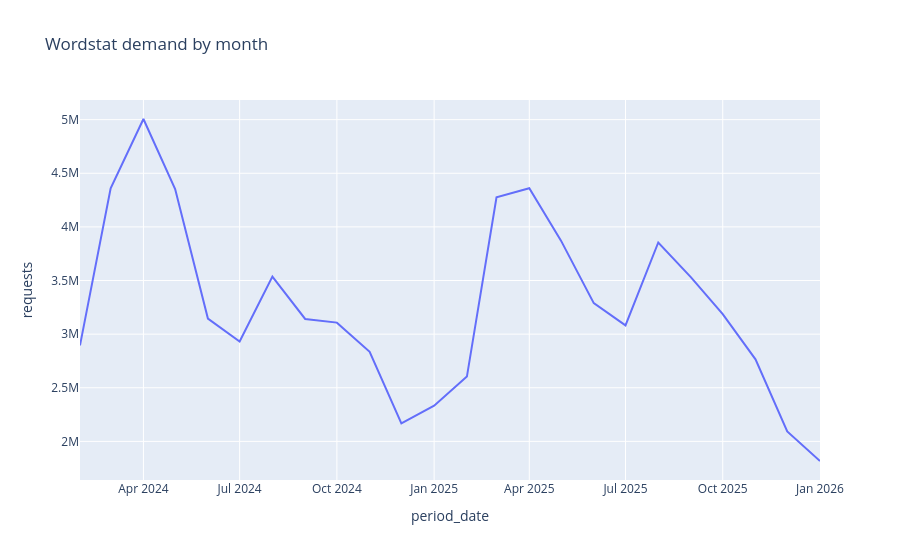
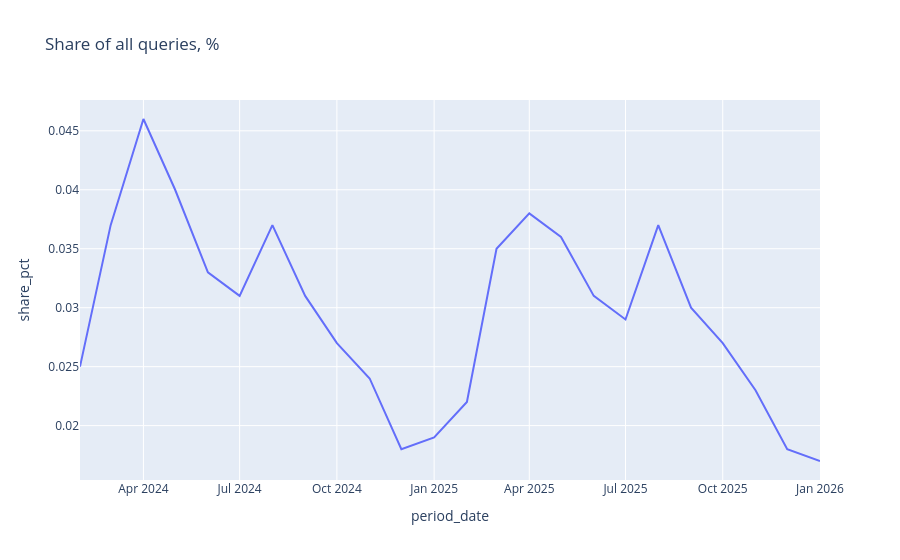

Notebook code cell kept with these figures, in order:
### Markdown cell above
## Load into ClickHouse using Bash

1.   clickhouse client --query "INSERT INTO wordstat.dynamic_raw (period_date, requests, share_pct, dataset_meta) FORMAT TSV" < "/Users/macbook/Desktop/pythonProject/dynamic_clean.tsv"
2.   clickhouse client --query "SELECT count() FROM wordstat.dynamic_raw"

### Code cell
import pandas as pd
import plotly.express as px
import subprocess
import io
import shutil

CH = shutil.which("clickhouse")
print("clickhouse bin:", CH)

# 1) monthly dynamic
q1 = "SELECT period_date, requests, share_pct FROM wordstat.dynamic_raw ORDER BY period_date FORMAT CSVWithNames"
res1 = subprocess.check_output([CH, "client", "--query", q1], text=True)
df_dyn = pd.read_csv(io.StringIO(res1))

fig1 = px.line(df_dyn, x="period_date", y="requests", title="Wordstat demand by month")
fig1.show()

fig2 = px.line(df_dyn, x="period_date", y="share_pct", title="Share of all queries, %")
fig2.show()

### Figure 1 — Plotly figure (JSON) as saved in the notebook; plotly's stock layout.template omitted (floating-point values rounded to 4 significant figures)
{"data": [{"hovertemplate": "period_date=%{x}<br>requests=%{y}<extra></extra>", "legendgroup": "", "line": {"color": "#636efa", "dash": "solid"}, "marker": {"symbol": "circle"}, "mode": "lines", "name": "", "orientation": "v", "showlegend": false, "type": "scatter", "x": ["2024-02-01", "2024-03-01", "2024-04-01", "2024-05-01", "2024-06-01", "2024-07-01", "2024-08-01", "2024-09-01", "2024-10-01", "2024-11-01", "2024-12-01", "2025-01-01", "2025-02-01", "2025-03-01", "2025-04-01", "2025-05-01", "2025-06-01", "2025-07-01", "2025-08-01", "2025-09-01", "2025-10-01", "2025-11-01", "2025-12-01", "2026-01-01"], "xaxis": "x", "y": [2895024, 4359585, 5006077, 4352701, 3144885, 2930855, 3536289, 3141411, 3107429, 2834878, 2168696, 2333303, 2604442, 4275043, 4360246, 3871945, 3288706, 3081832, 3854593, 3529920, 3187543, 2764946, 2092769, 1817255], "yaxis": "y"}], "layout": {"legend": {"tracegroupgap": 0}, "title": {"text": "Wordstat demand by month"}, "xaxis": {"anchor": "y", "domain": [0, 1], "title": {"text": "period_date"}}, "yaxis": {"anchor": "x", "domain": [0, 1], "title": {"text": "requests"}}}}

### Figure 2 — Plotly figure (JSON) as saved in the notebook; plotly's stock layout.template omitted (floating-point values rounded to 4 significant figures)
{"data": [{"hovertemplate": "period_date=%{x}<br>share_pct=%{y}<extra></extra>", "legendgroup": "", "line": {"color": "#636efa", "dash": "solid"}, "marker": {"symbol": "circle"}, "mode": "lines", "name": "", "orientation": "v", "showlegend": false, "type": "scatter", "x": ["2024-02-01", "2024-03-01", "2024-04-01", "2024-05-01", "2024-06-01", "2024-07-01", "2024-08-01", "2024-09-01", "2024-10-01", "2024-11-01", "2024-12-01", "2025-01-01", "2025-02-01", "2025-03-01", "2025-04-01", "2025-05-01", "2025-06-01", "2025-07-01", "2025-08-01", "2025-09-01", "2025-10-01", "2025-11-01", "2025-12-01", "2026-01-01"], "xaxis": "x", "y": [0.025, 0.037, 0.046, 0.04, 0.033, 0.031, 0.037, 0.031, 0.027, 0.024, 0.018, 0.019, 0.022, 0.035, 0.038, 0.036, 0.031, 0.029, 0.037, 0.03, 0.027, 0.023, 0.018, 0.017], "yaxis": "y"}], "layout": {"legend": {"tracegroupgap": 0}, "title": {"text": "Share of all queries, %"}, "xaxis": {"anchor": "y", "domain": [0, 1], "title": {"text": "period_date"}}, "yaxis": {"anchor": "x", "domain": [0, 1], "title": {"text": "share_pct"}}}}
